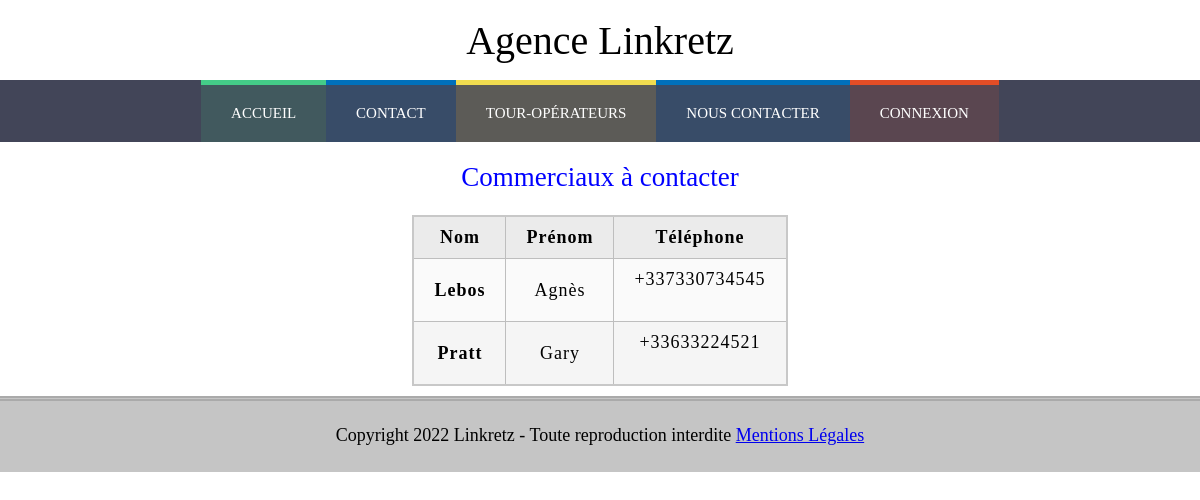
/page/employe_consult_client.php, run on the app's committed database.
### tables this page shows
CREATE TABLE `employe` (
  `id` int(11) NOT NULL,
  `nom` varchar(50) NOT NULL,
  `prenom` varchar(50) NOT NULL,
  `idfonction` int(11) NOT NULL,
  `telephone` varchar(14) NOT NULL,
  `profil` varchar(50) NOT NULL,
  `identifiant` varchar(150) NOT NULL,
  `mot_de_passe` varchar(150) NOT NULL
);

### page/employe_consult_client.php (the view, shortened to what this page needs)
<!DOCTYPE html>
<html lang="fr-FR">
<head>
	<link rel="stylesheet" href="../css/style.css">
</head>
<body>
	<section class="bleu">
		<h2>Commerciaux à contacter</h2>
		<div class="sec">
        <?php
                    include "../include/connexion_bd.php";
                    try {
                        $lesEnregs=$bdd->query("SELECT nom, prenom, telephone FROM employe WHERE idfonction=3");
                    }catch (PDOException $e) {
                        die ("Err BDSelect : erreur de lecture table index.php<br/>Message d'erreur :" . $e->getMessage());
                    }
                    if($lesEnregs->rowCount () == 0) {
                        echo ("Aucun employe n'a été enregistré");
                    } else {
                      		echo '<table>
                               <tr>
                                	<th> Nom </th>
                                	<th> Prénom </th>
                                	<th> Téléphone </th>
							   </tr>
						    ';
                        	foreach ($lesEnregs as $enreg) {
                           	 	echo "<tr> <td><strong>$enreg->nom</strong></td> <td>$enreg->prenom<br></td><td>$enreg->telephone<br><br></td></tr>";
                       		}
							echo '</table>';
                    }
                ?>
		</div>
	</section>
	<footer>
	</footer>
</body>
</html>

### css/style.css (style rules this page uses)
body { font-family: Calibri, serif; font-size: 18px; margin: 0px; padding: 0px; }
h2 { margin-top: 20px; font-weight: normal; text-align: center; color: blue; }
header { height: 80px; display:flex; flex-direction: column; }
header h1 { margin:auto; font-size: 40px; font-weight: normal; text-align: center; }
footer { height: 50px; padding-top: 1px; padding-bottom: 20px; text-align: center; background-color: #C5C5C5; border-top: 2px solid #AAA; }
nav { width: 100%; background-color: #424558; }
nav ul { margin: 0px; padding: 0px; }
nav li { list-style-type: none; float: left; }
nav a { display: inline-block; text-decoration: none; padding: 20px 30px; color: #fff; text-transform: uppercase; font-size: 15px; }
.acc:hover, .acc { border-top: 5px solid #4C8; background-color: rgba(64, 200, 130, 0.15); }
.tour:hover, .tour { border-top: 5px solid #f1dc4f; background-color: rgba(241, 211, 79, 0.15); }
.com:hover, .com { border-top: 5px solid #0070BB; background-color: rgba(000, 112, 192, 0.15); }
.conx:hover, .conx { border-top: 5px solid #e44d26; background-color: rgba(228, 77, 38 ,0.15); }
section { width: 100%; padding-bottom: 10px; display: flex ; flex-direction: column; }
.table { display:table; margin: 0 auto; }
.sec { margin: 0px 10%; }
p { padding: 5px 20px; }
table { margin:auto; border-collapse: collapse; border: 2px solid rgb(200,200,200); letter-spacing: 1px; }
td, th { border: 1px solid rgb(190,190,190); padding: 10px 20px; }
th { background-color: rgb(235,235,235); }
td { text-align: center; }
tr:nth-child(even) td { background-color: rgb(250,250,250); }
tr:nth-child(odd) td { background-color: rgb(245,245,245); }
.sec::after, .exp::after, .reco::after { content: ""; display: table; clear: both; }

### data on the page
employe: nom "Lebos", prenom "Agnès", telephone "+337330734545"
employe: nom "Pratt", prenom "Gary", telephone "+33633224521"
